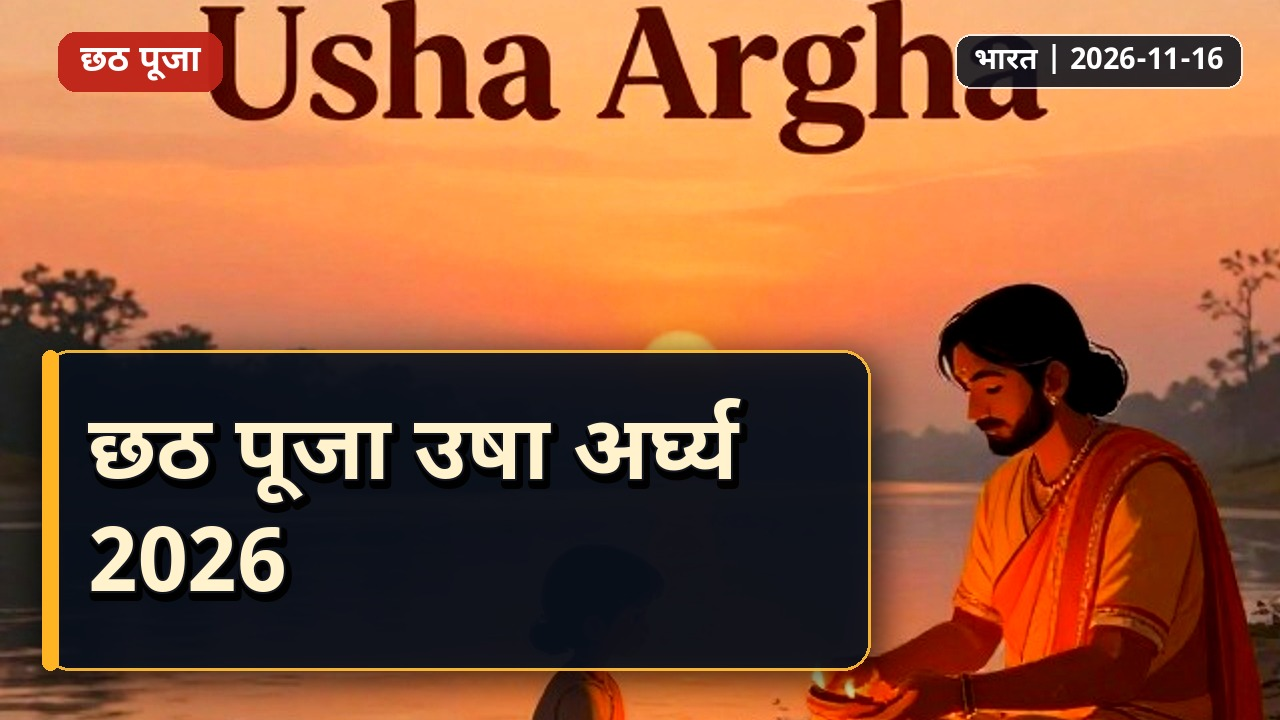
#> input picture data/chhath-puja-usha-arghya-2026-thumbnail.jpg, 1280 x 720 px; its folder holds only this picture in this run
$ python -i render.py   (imports and definitions only)
#> lines starting #> are read from the running program, lines starting #| are printed output that depends on the picture
import functools, glob, math, os, random, subprocess
from PIL import Image, ImageDraw, ImageFont, ImageEnhance, features
from latin import deva
import config as S
W, H, FPS = S.W, S.H, S.FPS

# [27 lines left out: functions find_font, wrap, not called in this run]

@functools.lru_cache(None)
def _fp(): return find_font()
# [8 lines left out: function font, not called in this run]
_d = ImageDraw.Draw(Image.new("RGB", (8, 8)))

def cover(img, out):
    """Fill the 16:9 frame; slightly oversize + centre-crop so any corner watermark is pushed out of view."""
#> called with out = 'out.png'
    im = Image.open(img).convert("RGB"); r = max(W / im.width, H / im.height) * 1.10
#> in cover, im is the input picture: PIL image 1280x720 RGB; mean R, G, B 147.9, 89.5, 58.2
#> after `r = max(W / im.width, H / im.height) * 1.1`: r = 1.65
    im = im.resize((int(im.width * r) + 1, int(im.height * r) + 1)); l, t = (im.width - W) // 2, (im.height - H) // 2
#> after `im = im.resize((int(im.width * r) + 1, int(im.height * r) + 1))`:
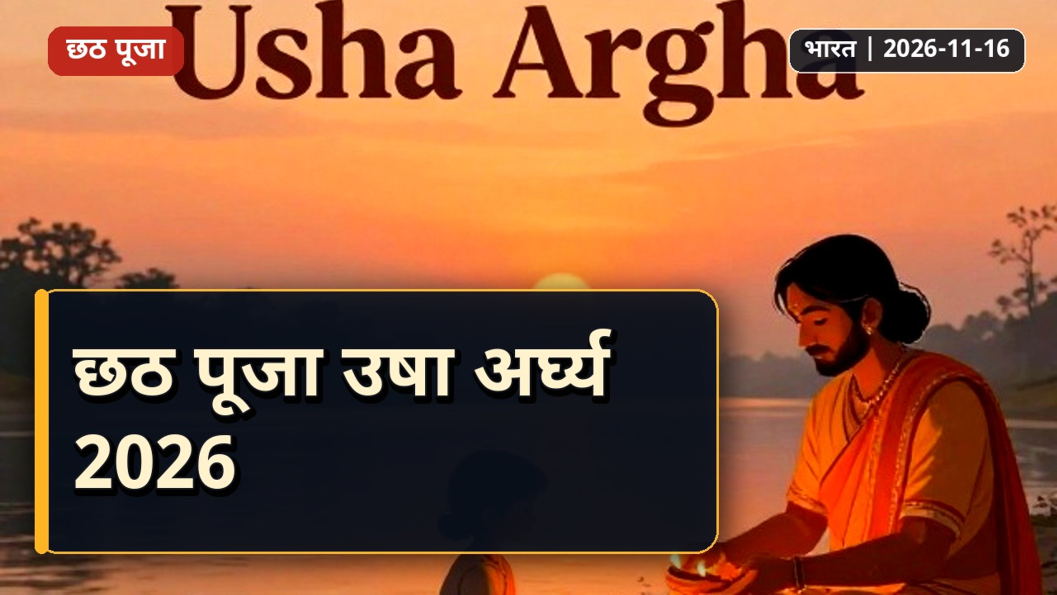
#> im: PIL image 2113x1189 RGB (shown at 1/2 size); mean R, G, B 147.8, 89.5, 58.2
#> after `l, t = ((im.width - W) // 2, (im.height - H) // 2)`: l = 96; t = 54
    im = im.crop((l, t, l + W, t + H))
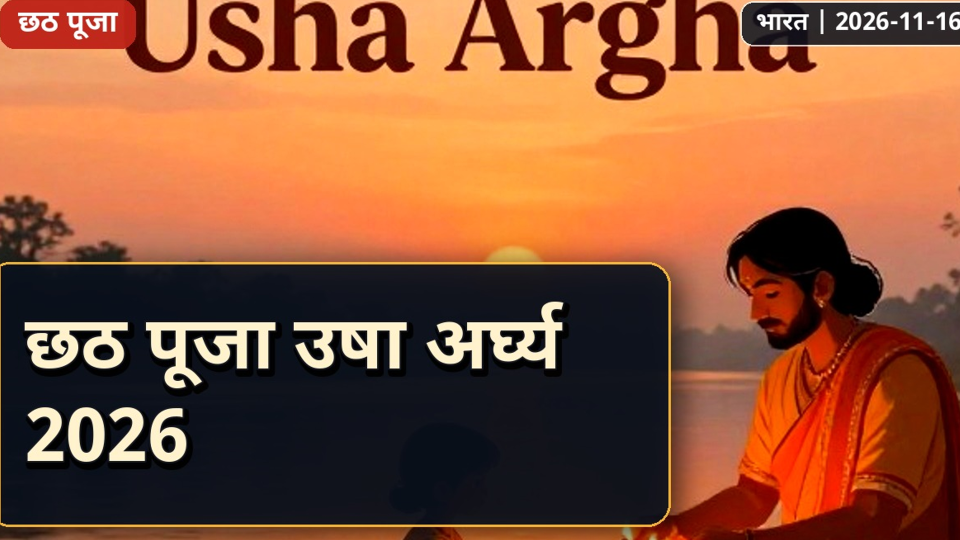
#> im: PIL image 1920x1080 RGB (shown at 1/2 size); mean R, G, B 142.7, 85.9, 56.3
    im = ImageEnhance.Color(im).enhance(1.10)
    im = ImageEnhance.Contrast(im).enhance(1.06)
    im.save(out, quality=92)

# [361 lines left out: functions card, panel, banner_card, fact_card, make_overlays, chunks and 9 more, not called in this run]

>>> result = cover('../data/chhath-puja-usha-arghya-2026-thumbnail.jpg', 'out.png')
